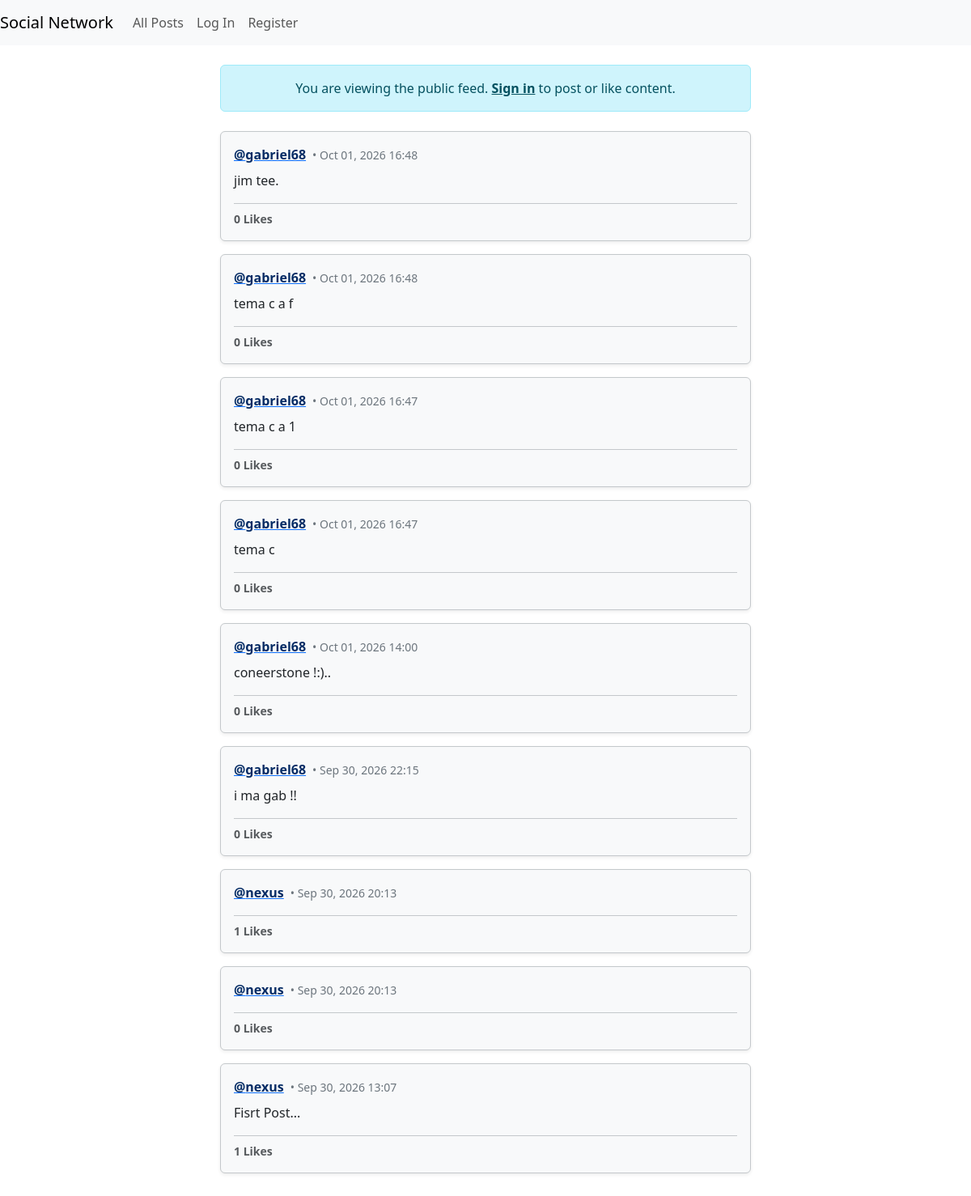
The app's page /social/ with its own data.
### social/models.py (models this page shows, shortened)
class Post(models.Model):
    user = models.ForeignKey(settings.AUTH_USER_MODEL, on_delete=models.CASCADE)
    content = models.CharField(max_length=256, null=True)
    like_by = models.ManyToManyField(settings.AUTH_USER_MODEL, related_name="likes", blank=True)
    timestamp = models.DateTimeField(auto_now_add=True)
    def like_count(self):
        return self.like_by.count()

### accounts/models.py (models this page shows, shortened)
class User(AbstractUser):
    roles = (
        ("admin","Admin"),
        ("vendor","Vendor"),
        ("customer","Customer"),
        ("social","Social"),
    )
    email = models.EmailField(unique=True)
    role = models.CharField(max_length=32, choices=roles, default="customer")
    picture = models.ImageField(upload_to="accounts/profile/", null=True, blank=True)
    USERNAME_FIELD = "email"
    REQUIRED_FIELDS = ["username"]
    objects = CustomUserManager()
    class Meta:
        indexes = [
            models.Index(fields=["email"], name="user_email_index")
        ]

### social/views.py (the view)
# urls.py: path("", views.landing_page, name="index"),
def index(request):
    posts = Post.objects.all().order_by("-timestamp")
    paginator = Paginator(posts, 10)
    page_numner = request.GET.get("page")
    try:
        page_object = paginator.get_page(page_numner)
    except PageNotAnInteger:
        page_object = paginator.get_page(1)
    except EmptyPage:
        page_object = paginator.get_page(paginator.num_pages)
    return render(request, "social/index.html", {
        "page_object": page_object,
    })

### social/templates/social/index.html (shortened to what this page needs)
{% extends "social/layout.html" %}
{% block body %}
<div class="container py-4" style="max-width: 680px;">
    {% if user.is_authenticated %}
        <div class="card border shadow-sm mb-4 bg-body-tertiary text-body border-secondary-subtle">
            <div class="card-body p-3">
                <form id="post-form" action="{% url 'post' %}" method="post" >
                    {% csrf_token %}
                    <div class="mb-3">
                        <textarea name="post-content" id="post-content" rows="3" class="form-control bg-body text-body border-secondary-subtle shadow-none" placeholder="What's on your mind !" > </textarea>
                    </div>
                    <div class="d-flex justify-content-end">
                        <button id="post-submit-btn" type="submit" class="btn btn-primary btn-sm px-4 fw-bold">Post</button>
                    </div>
                </form>
            </div>
        </div>
    {% else %}
        <div class="alert alert-info border-info-subtle text-center mb-4">
            <span>You are viewing the public feed. <a href="{% url 'accounts:login-view' %}" class="alert-link">Sign in</a> to post or like content.</span>
        </div>
    {% endif %}
    <div class="feed-stream">
        {% for post in page_object %}
            <div class="card border shadow-sm mb-3 bg-body-tertiary text-body border-secondary-subtle post-container" data-post-id="{{ post.id }}">
                <div class="card-body p-3">
                    <div class="d-flex justify-content-between align-items-center mb-2">
                        <div class="d-flex align-items-center gap-2">
                            <a href="/social/profile/{{ post.user.username }}">
                                <strong class="text-primary-emphasis">@{{ post.user.username }}</strong>
                            </a>
                            <small class="text-secondary">• {{ post.timestamp|date:"M d, Y H:i" }}</small>
                        </div>
                    </div>
                    <p class="card-text mb-3 post-text" id="post-content-{{ post.id }}" data-post-content="{{ post.content }}">
                        {{ post.content }}
                    </p>
                    <div class="d-flex align-items-center gap-3 pt-2 border-top border-secondary-subtle">
                        <span class="text-body-secondary small fw-semibold">
                            <span class="likes-count" id="likes-count-{{ post.id }}">{{ post.like_count }}</span> Likes
                        </span>
                    </div>
                </div>
            </div>
        {% empty %}
            <div class="text-center py-5 text-secondary">
                <p class="mb-0">No posts found in the stream.</p>
            </div>
        {% endfor %}
    </div>
</div>
{% endblock %}

### records on screen
Post: user.username "gabriel68", timestamp "Oct 01, 2026 16:48", content "jim tee.", like_count "0"
Post: user.username "gabriel68", timestamp "Oct 01, 2026 16:48", content "tema c a f", like_count "0"
Post: user.username "gabriel68", timestamp "Oct 01, 2026 16:47", content "tema c a 1", like_count "0"
Post: user.username "gabriel68", timestamp "Oct 01, 2026 16:47", content "tema c", like_count "0"
Post: user.username "gabriel68", timestamp "Oct 01, 2026 14:00", content "coneerstone !:)..", like_count "0"
Post: user.username "gabriel68", timestamp "Sep 30, 2026 22:15", content "i ma gab !!", like_count "0"
Post: user.username "nexus", timestamp "Sep 30, 2026 20:13", like_count "1"
Post: user.username "nexus", timestamp "Sep 30, 2026 20:13", like_count "0"
Post: user.username "nexus", timestamp "Sep 30, 2026 13:07", content "Fisrt Post...", like_count "1"
